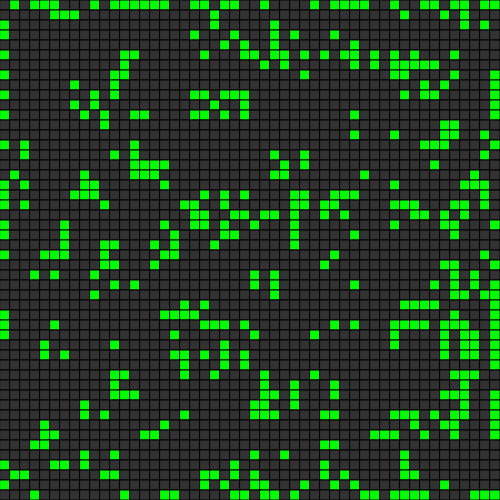
Frame 1 (no input)
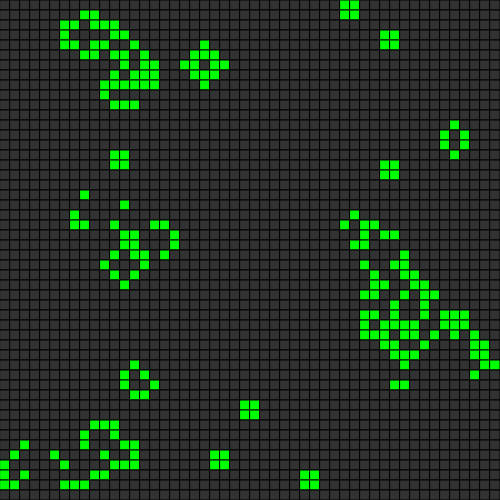
Frame 60 (no input)
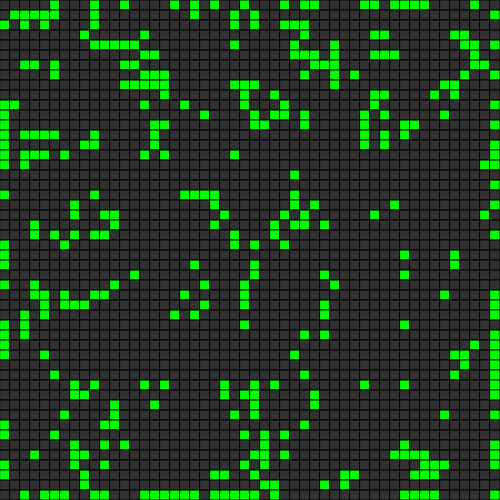
Frame 120 (the mouse pressed at the canvas centre since frame 60)

The p5.js sketch that drew these frames (run headless with seeded random() and noise() and a simulated clock; from frame 60 on, the mouse is pressed at the canvas centre):

// p5.js sketch
// ── sketch.js
var nInitialCellsProb = 0.4
var cellcreateCanvas = 10
var rows
var cols
var cellsAlive = []
var newGeneration = []
var it = 0

function setup() {
  createCanvas(500, 500)
  background(255)
  rows = height / cellcreateCanvas
  cols = width / cellcreateCanvas
  initializeGrid()
}

function draw() {
  // rules
  for (var y = 0; y < rows; y++) {
    for (var x = 0; x < cols; x++) {
      var n = countLivingNeighbors(y, x)
      var idx = convertRowCol2Idx(y, x)

      // 1. a dead cell, which has exactly 3 living neighbors will be alive in the next generation
      if (!cellsAlive[idx] && n == 3) {
        newGeneration[idx] = true
      }

      // 2. a living cell, which has less than 2 living neighbors will die in the next generation
      if (cellsAlive[idx] && n < 2) {
        newGeneration[idx] = false
      }

      // 3. a living cell, which has 2 or 3 living neighbors will stay alive in the next generation
      if (cellsAlive[idx] && (n == 2 || n == 3)) {
        newGeneration[idx] = true
      }

      // 4. a living cell, which has more than 3 living cells will die in the next generation
      if (cellsAlive[idx] && n > 3) {
        newGeneration[idx] = false
      }
    }
  }

  cellsAlive = newGeneration.slice(0)
  for (var y = 0; y < rows; y++) {
    for (var x = 0; x < cols; x++) {
      if (cellsAlive[convertRowCol2Idx(y, x)]) {
        fill(0, 255, 0)
      } else {
        fill(50, 50, 50)
      }
      rect(x * cellcreateCanvas, y * cellcreateCanvas, cellcreateCanvas, cellcreateCanvas)
    }
  }

  if (mouseIsPressed) {
    initializeGrid()
  }
}

/**
 * Choose a cell, defined by row and col and count its alive neighbors.
 */
function countLivingNeighbors(row, col) {
  var c = 0

  for (var i = -1; i < 2; i++) {
    for (var j = -1; j < 2; j++) {
      // if checkcell is equal to center cell
      if (i == 0 && j == 0) {
        continue
      }
      // if check cell is outside of grid
      if (col + j < 0 || col + j >= cols || row + i < 0 || row + i >= rows) {
        continue
      }
      if (cellsAlive[convertRowCol2Idx(row + i, col + j)]) {
        c++
      }
    }
  }
  return c
}

/**
 * Convert a row & col index varo an 1-dimensional array index.
 */
function convertRowCol2Idx(row, col) {
  return col + row * cols
}


/**
 * Initialize a new grid
 */
function initializeGrid() {
  cellsAlive = []
  for (var y = 0; y < rows; y++) {
    for (var x = 0; x < cols; x++) {
      if (random(1) > nInitialCellsProb) {
        cellsAlive.push(true)
      } else {
        cellsAlive.push(false)
      }
    }
  }
  newGeneration = cellsAlive.slice(0)
}
// ── GameOfLife.js
var nInitialCellsProb = 0.4;
var cellcreateCanvas = 10;
var rows;
var cols;
var cellsAlive = [];
var newGeneration = [];
var it = 0;

function setup() {
  createCanvas(500,500);
  background(255);
  rows = height/cellcreateCanvas;
  cols = width/cellcreateCanvas;
  initializeGrid();
}

function draw() {
  // rules
  for (var y=0; y<rows; y++) {
    for (var x=0; x<cols; x++) {
      var n = countLivingNeighbors(y, x);
      var idx = convertRowCol2Idx(y, x);

      // 1. a dead cell, which has exactly 3 living neighbors will be alive in the next generation
      if (!cellsAlive[idx] && n==3) {
        newGeneration[idx] = true;
      }

      // 2. a living cell, which has less than 2 living neighbors will die in the next generation
      if (cellsAlive[idx] && n<2) {
        newGeneration[idx] = false;
      }

      // 3. a living cell, which has 2 or 3 living neighbors will stay alive in the next generation
      if (cellsAlive[idx] && (n==2 || n==3)) {
        newGeneration[idx] = true;
      }

      // 4. a living cell, which has more than 3 living cells will die in the next generation
      if (cellsAlive[idx] && n>3) {
        newGeneration[idx] = false;
      }
    }
  }

  cellsAlive = newGeneration.slice(0);
  for (var y=0; y<rows; y++) {
    for (var x=0; x<cols; x++) {
      if (cellsAlive[convertRowCol2Idx(y, x)]) {
        fill(0, 255, 0);
      } else {
        fill(50, 50, 50);
      }
      rect(x*cellcreateCanvas, y*cellcreateCanvas, cellcreateCanvas, cellcreateCanvas);
    }
  }

  if (mouseIsPressed) {
    initializeGrid();
  }
}

/**
 * Choose a cell, defined by row and col and count its alive neighbors.
 */
function countLivingNeighbors(row, col) {
  var c=0;

  for (var i=-1; i<2; i++) {
    for (var j=-1; j<2; j++) {
      // if checkcell is equal to center cell
      if (i==0 && j==0) {
        continue;
      }
      // if check cell is outside of grid
      if (col+j < 0 || col+j >= cols || row+i < 0 || row+i >= rows) {
        continue;
      }
      if (cellsAlive[convertRowCol2Idx(row+i, col+j)]) {
        c++;
      }
    }
  }
  return c;
}

/**
 * Convert a row & col index varo an 1-dimensional array index.
 */
function convertRowCol2Idx(row, col) {
  return col + row*cols;
}


/**
 * Initialize a new grid
 */
function initializeGrid() {
  cellsAlive = [];
  for (var y=0; y<rows; y++) {
    for (var x=0; x<cols; x++) {
      if (random(1)>nInitialCellsProb) {
        cellsAlive.push(true);
      } else {
        cellsAlive.push(false);
      }
    }
  }
  newGeneration = cellsAlive.slice(0);
}

// ── demo.html
<html>
  <head>
	<script src="https://cdnjs.cloudflare.com/ajax/libs/p5.js/0.5.8/p5.js"></script>
  <script src="https://cdnjs.cloudflare.com/ajax/libs/p5.js/0.5.8/addons/p5.dom.js"></script>
    <script src="GameOfLife.js"></script>
  </head>
  <body>
  </body>
</html>
